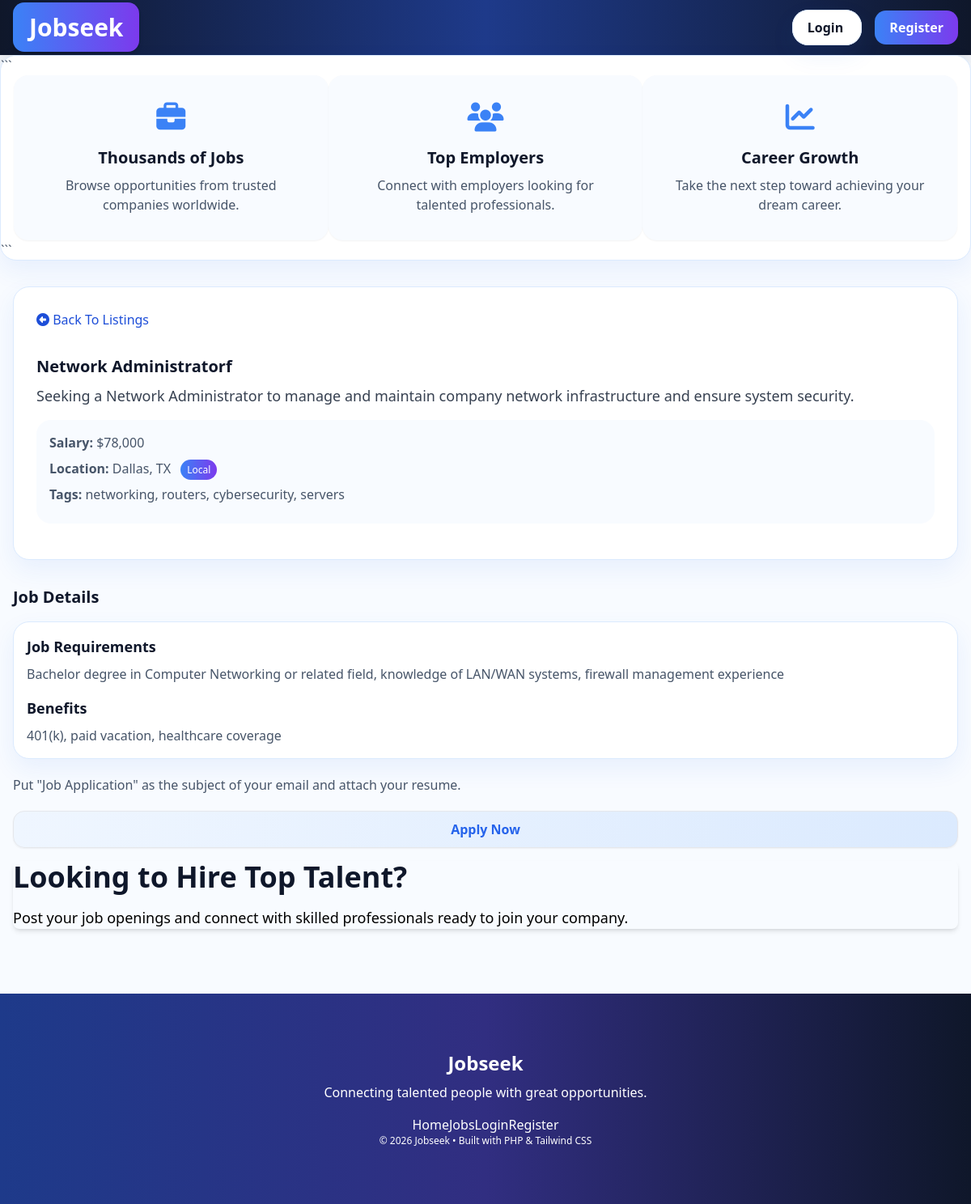
Page /listings/listing/2 on the committed database.
### tables this page shows
CREATE TABLE IF NOT EXISTS `listings` (
  `id` int NOT NULL AUTO_INCREMENT,
  `user_id` int NOT NULL,
  `title` varchar(255) NOT NULL,
  `company` varchar(45) NOT NULL,
  `description` longtext NOT NULL,
  `email` varchar(45) DEFAULT NULL,
  `salary` varchar(45) NOT NULL,
  `phone` varchar(45) NOT NULL DEFAULT '',
  `requirements` longtext NOT NULL,
  `benefits` longtext NOT NULL,
  `created_at` timestamp NOT NULL DEFAULT CURRENT_TIMESTAMP,
  `tags` varchar(255) NOT NULL,
  `address` varchar(255) NOT NULL,
  `city` varchar(45) NOT NULL,
  `state` varchar(45) NOT NULL,
  PRIMARY KEY (`id`),
  KEY `fk_listings_users` (`user_id`),
  CONSTRAINT `fk_listings_users` FOREIGN KEY (`user_id`) REFERENCES `users` (`id`) ON DELETE CASCADE ON UPDATE CASCADE
);

### App/controllers/ListingsController.php (called while the page is built, shortened)
<?php
class ListingsController
{
    protected $db;
    public function __construct()
    {
        $config = require basePath('config/db.php');
        $this->db = new Database($config);
    }
    public function show($params)
    {
        $id = $params['id'] ?? null;
        $listing = $this->db
            ->query(
                'SELECT * FROM listings WHERE id = :id',
                [
                    ':id' => $id
                ]
            )
            ->fetch(\PDO::FETCH_ASSOC);
        loadView('listings/show', [
            'listing' => $listing
        ]);
    }
}

### public/index.php (called while the page is built, shortened)
<?php
require '../helpers.php';
$router = new Router();
$uri = parse_url($_SERVER['REQUEST_URI'], PHP_URL_PATH);
$router->route($uri);

### Framework/Session.php (called while the page is built, shortened)
<?php
class Session
{
    public static function has($key)
    {
        return isset($_SESSION[$key]);
    }
}

### Framework/Database.php (called while the page is built, shortened)
<?php
class Database
{
    public $conn;
    public function __construct($config)
    {
        $dsn = 'mysql:host=' . $config['host'] .
            ';port=' . $config['port'] .
            ';dbname=' . $config['dbname'];
        try {
            $this->conn = new \PDO(
                $dsn,
                $config['username'],
                $config['password']
            );
            $this->conn->setAttribute(
                \PDO::ATTR_ERRMODE,
                \PDO::ERRMODE_EXCEPTION
            );
        } catch (\PDOException $e) {
            die('Connection failed: ' . $e->getMessage());
        }
    }
    public function query($query, $params = [])
    {
        $stmt = $this->conn->prepare($query);
        foreach ($params as $param => $value) {
            $stmt->bindValue($param, $value);
        }
        $stmt->execute();
        return $stmt;
    }
}

### App/views/listings/show.view.php (the view, shortened to what this page needs)
<?php require basePath('App/views/partials/head.php'); ?>
<?php require basePath('App/views/partials/navbar.php'); ?>
<?php require basePath('App/views/partials/top-banner.php'); ?>
<section class="container mx-auto p-4 mt-4">
    <div class="rounded-lg shadow-md bg-white p-3">
        <div class="flex justify-between items-center">
            <a class="block p-4 text-blue-700" href="/listings">
                <i class="fa fa-arrow-alt-circle-left"></i>
                Back To Listings
            </a>
        </div>
        <div class="p-4">
            <h2 class="text-xl font-semibold">
                <?= $listing['title'] ?>
            </h2>
            <p class="text-gray-700 text-lg mt-2">
                <?= $listing['description'] ?>
            </p>
            <ul class="my-4 bg-gray-100 p-4">
                <li class="mb-2">
                    <strong>Salary:</strong>
                    <?= formatSalary($listing['salary']) ?>
                </li>
                <li class="mb-2">
                    <strong>Location:</strong>
                    <?= $listing['city'] ?>, <?= $listing['state'] ?>
                    <span class="text-xs bg-blue-500 text-white rounded-full px-2 py-1 ml-2">
                        Local
                    </span>
                </li>
                <?php if (!empty($listing['tags'])) : ?>
                    <li class="mb-2">
                        <strong>Tags:</strong>
                        <?= $listing['tags'] ?>
                    </li>
                <?php endif; ?>
            </ul>
        </div>
    </div>
</section>
<section class="container mx-auto p-4">
    <h2 class="text-xl font-semibold mb-4">
        Job Details
    </h2>
    <div class="rounded-lg shadow-md bg-white p-4">
        <h3 class="text-lg font-semibold mb-2 text-blue-500">
            Job Requirements
        </h3>
        <p>
            <?= $listing['requirements'] ?>
        </p>
        <h3 class="text-lg font-semibold mt-4 mb-2 text-blue-500">
            Benefits
        </h3>
        <p>
            <?= $listing['benefits'] ?>
        </p>
    </div>
    <p class="my-5">
        Put "Job Application" as the subject of your email and attach your
        resume.
    </p>
    <a
        href="mailto:<?= $listing['email'] ?>"
        class="block w-full text-center px-5 py-2.5 shadow-sm rounded border text-base font-medium cursor-pointer text-indigo-700 bg-indigo-100 hover:bg-indigo-200">
        Apply Now
    </a>
</section>
<?php require basePath('App/views/partials/bottom-banner.php'); ?>
<?php require basePath('App/views/partials/footer.php'); ?>

### Framework/Router.php (shortened to what this page needs)
<?php
class Router
{
    protected $routes = [];
    public function registerRoute($method, $uri, $action, $middleware = [])
    {
        list($controller, $controllerMethod) = explode('@', $action);
        $this->routes[] = [
            'method' => $method,
            'uri' => $uri,
            'controller' => $controller,
            'controllerMethod' => $controllerMethod,
            'middleware' => $middleware
        ];
    }
    public function route($uri)
    {
        $requestMethod = $_SERVER['REQUEST_METHOD'];
        foreach ($this->routes as $route) {
            $uriSegments = explode('/', trim($uri, '/'));
            $routeSegments = explode('/', trim($route['uri'], '/'));
            if (
                count($uriSegments) === count($routeSegments) &&
                strtoupper($route['method'] === $requestMethod)
            ) {
                $params = [];
                $match = true;
                for ($i = 0; $i < count($uriSegments); $i++) {
                    if (preg_match('/\{(.+?)\}/', $routeSegments[$i], $matches)) {
                        $params[$matches[1]] = $uriSegments[$i];
                    }
                }
                if ($match) {
                    $controllerMethod = $route['controllerMethod'];
                    $controllerInstance = new $controller();
                    $controllerInstance->$controllerMethod($params);
                    return;
                }
            }
        }
    }
}

### App/views/partials/navbar.php (shortened to what this page needs)
<header class="bg-blue-900 text-white p-4">
    <div class="container mx-auto flex
    justify-between items-center">
        <h1>
            <a href="/"
                class="bg-blue-500 hover:bg-blue-600 text-white px-5 py-3 rounded-lg text-3xl font-bold transition duration-300 shadow-md inline-block">
                Jobseek
            </a>
        </h1>
        <nav class="space-x-4">
            <?php if (Session::has('user')) : ?>
                <div class="flex justify-between
                items-center gap-4">
                    <div>Welcome <?= Session::get('user')['name'] ?></div>
                    <form method="POST" action="/auth/logout">
                        <button type="submit"
                            class="text-white inline
                        hover:underline">Logout</button>
                    </form>
                    <a
                        href="/listings/create"
                        class="bg-yellow-500
                         hover:bg-yellow-600 text-black
                        px-4 py-2 rounded
                        hover:shadow-md transition
                       duration-300"><i class="fa
                        fa-edit"></i> Post a Job</a>
                </div>
            <?php else: ?>
                <a href="/auth/login"
                    class="bg-white text-blue-900 px-4 py-2 rounded hover:bg-gray-200 transition duration-300 font-semibold">
                    Login
                </a>
                <a href="/auth/register"
                    class="bg-blue-500 text-white px-4 py-2 rounded hover:bg-blue-600 transition duration-300 font-semibold">
                    Register
                </a>
            <?php endif; ?>
        </nav>
    </div>
</header>

### App/views/partials/top-banner.php
<section class="bg-white py-16 border-b border-gray-200">
    ```
    <div class="container mx-auto px-4">
        <div class="grid grid-cols-1 md:grid-cols-3 gap-8 text-center">
            <div class="bg-gray-100 p-8 rounded-lg shadow-sm">
                <div class="text-4xl text-blue-500 mb-4">
                    <i class="fa fa-briefcase"></i>
                </div>
                <h3 class="text-xl font-bold mb-2">
                    Thousands of Jobs
                </h3>
                <p class="text-gray-600">
                    Browse opportunities from trusted companies worldwide.
                </p>
            </div>
            <div class="bg-gray-100 p-8 rounded-lg shadow-sm">
                <div class="text-4xl text-blue-500 mb-4">
                    <i class="fa fa-users"></i>
                </div>
                <h3 class="text-xl font-bold mb-2">
                    Top Employers
                </h3>
                <p class="text-gray-600">
                    Connect with employers looking for talented professionals.
                </p>
            </div>
            <div class="bg-gray-100 p-8 rounded-lg shadow-sm">
                <div class="text-4xl text-blue-500 mb-4">
                    <i class="fa fa-chart-line"></i>
                </div>
                <h3 class="text-xl font-bold mb-2">
                    Career Growth
                </h3>
                <p class="text-gray-600">
                    Take the next step toward achieving your dream career.
                </p>
            </div>
        </div>
    </div>
    ```
</section>

### App/views/partials/bottom-banner.php (shortened to what this page needs)
<section class="container mx-auto px-4 my-16">
    <div
        class="bg-gradient-to-r from-blue-900 to-blue-700 text-white rounded-lg p-10 shadow-md">
        <div
            class="flex flex-col md:flex-row justify-between items-center gap-8">
            <div class="max-w-2xl">
                <h2 class="text-4xl font-bold mb-4 text-white">
                    Looking to Hire Top Talent?
                </h2>
                <p class="text-lg text-black">
                    Post your job openings and connect with skilled
                    professionals ready to join your company.
                </p>
            </div>
        </div>
    </div>
</section>

### App/views/partials/footer.php
<footer class="bg-gradient-to-r from-blue-900 to-blue-700 text-white mt-16 py-6 shadow-inner">
    <div class="container mx-auto text-center px-4">
        <h2 class="text-2xl font-bold tracking-wide">Jobseek</h2>
        <p class="text-sm text-blue-100 mt-2">
            Connecting talented people with great opportunities.
        </p>
        <div class="flex justify-center gap-6 mt-4 text-sm">
            <a href="/" class="hover:text-gray-200 transition">Home</a>
            <a href="/listings" class="hover:text-gray-200 transition">Jobs</a>
            <a href="/auth/login" class="hover:text-gray-200 transition">Login</a>
            <a href="/auth/register" class="hover:text-gray-200 transition">Register</a>
        </div>
        <div class="border-t border-blue-500 mt-5 pt-3 text-xs text-blue-100">
            &copy; <?= date('Y') ?> Jobseek • Built with PHP & Tailwind CSS
        </div>
    </div>
</footer>

### public/css/custom.css (style rules this page uses)
:root { --primary: #3b82f6; --primary-dark: #2563eb; --secondary: #7c3aed; --dark: #0f172a; --dark-light: #1e293b; --background: #eef4ff; --white: #ffffff; --text: #475569; --heading: #0f172a; --border: #dbeafe; --shadow: 0 10px 30px rgba(37, 99, 235, 0.12); --radius: 20px; }
body { background: var(--background) !important; color: var(--text) !important; font-family: 'Segoe UI', sans-serif; overflow-x: hidden; }
h1, h2, h3, h4, h5, h6 { color: var(--heading) !important; font-weight: 800; }
.container { max-width: 1300px; }
header { background: linear-gradient( to right, #0f172a, #1e3a8a, #0f172a ) !important; box-shadow: 0 8px 30px rgba(0,0,0,0.15); }
header h1 a { background: linear-gradient( to right, var(--primary), var(--secondary) ); color: white !important; padding: 10px 22px; border-radius: 14px; font-weight: 800; transition: 0.3s; }
nav a { transition: 0.3s; }
nav a[href="/auth/login"] { background: white; color: var(--dark) !important; padding: 10px 18px; border-radius: 14px; font-weight: 700; }
nav a[href="/auth/register"] { background: linear-gradient( to right, var(--primary), var(--secondary) ); color: white !important; padding: 10px 18px; border-radius: 14px; font-weight: 700; }
.bg-white { background: white !important; border-radius: var(--radius) !important; border: 1px solid #dbeafe; box-shadow: 0 12px 30px rgba(37, 99, 235, 0.08); transition: transform 0.3s ease, box-shadow 0.3s ease; }
.bg-gray-100 { background: #f8fbff !important; border-radius: 18px; }
.bg-blue-500, .bg-yellow-500 { background: linear-gradient( to right, var(--primary), var(--secondary) ) !important; color: white !important; border-radius: 14px; transition: 0.3s; }
.bg-indigo-100 { background: linear-gradient( to right, #eff6ff, #dbeafe ) !important; border-radius: 14px; }
.text-indigo-700 { color: var(--primary-dark) !important; font-weight: 700; }
a[href="/listings"] { transition: 0.3s; }
footer { background: linear-gradient( to right, #1e3a8a, #312e81, #0f172a ) !important; margin-top: 80px; padding-top: 70px !important; padding-bottom: 70px !important; }
footer h2, footer p, footer a, footer div { color: white !important; }

### rows in the picture
listings: title "Network Administratorf", description "Seeking a Network Administrator to manage and maintain company network infrastructure and ensure system security.", salary "$78,000", city "Dallas", state "TX", tags "networking, routers, cybersecurity, servers", requirements "Bachelor degree in Computer Networking or related field, knowledge of LAN/WAN systems, firewall management experience", benefits "401(k), paid vacation, healthcare coverage"
